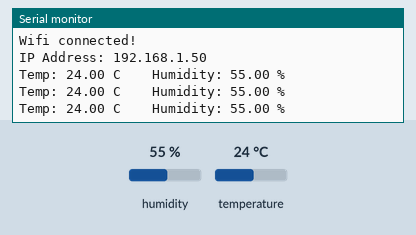
This program was run on a simulated ESP8266 (NodeMCU). On the bench: the last lines printed to the serial monitor. The test bench sets the inputs (shaded band); at power-on: humidity 55 %, temperature 24 °C. WiFi joins after 1.5 s; servers stay silent unless stated.

Above: at 3.2 s.
3.3 s: humidity set to 22 %
At 4.1 s:
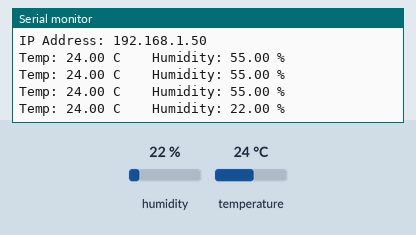
4.8 s: temperature set to 12 °C
At 5.2 s:
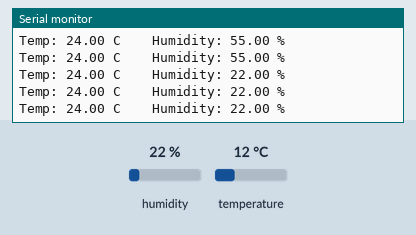
6.3 s: humidity set to 40 %
At 6.8 s:
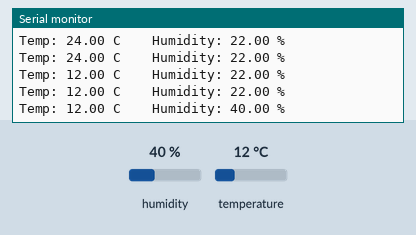
Timing chart, 0 to 9.3 s (numbered marks = the images above; inputs shaded):
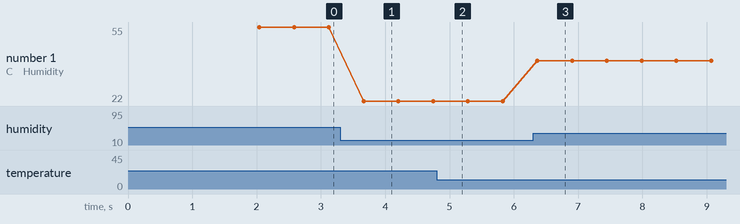

Measured:
- after the input at 3.3 s, the serial monitor: prints a new line after 0.36 s (image 1)
- after the input at 6.3 s, the serial monitor: prints a new line after 0.07 s (image 3)
- plotted number 1: 55 → 22 after the input at 3.3 s, 22 → 40 after the input at 6.3 s

The program:

main.cpp
```cpp
/***************************************************
  This is an example for the HTU21D-F Humidity & Temp Sensor

  Designed specifically to work with the HTU21D-F sensor from Adafruit
  ----> https://www.adafruit.com/products/1899

  These displays use I2C to communicate, 2 pins are required to
  interface
 ****************************************************/

#include <Wire.h>

// <> librairie standard paramétrée d'après les chemins de librairie standard
// "" librairie présent dans le dossiers.
#include <Adafruit_GFX.h>
#include <Adafruit_SSD1306.h>
#include "Adafruit_HTU21DF.h"
#include <Adafruit_I2CDevice.h>

#include "WiFiParameters.h"
#include "ESP8266WiFi.h"

// #include "WebAPI.h"


// Connect Vin to 3-5VDC
// Connect GND to ground
// Connect SCL to I2C clock pin (A5 on UNO)
// Connect SDA to I2C data pin (A4 on UNO)

Adafruit_HTU21DF htu = Adafruit_HTU21DF();


void initWiFi() {
  Serial.println("connexion au WiFi");
  // Initialisation du WiFi en mode "STATION"
  WiFi.mode(WIFI_STA);
  //Initialisation de la conextion
  WiFi.begin("nomduwifi", "motdepasse");
  while (!WiFi.isConnected()){
    delay(1000);
  }
  Serial.println("\nWifi connected!");
  IPAddress ip = WiFi.localIP();
  Serial.print("IP Address: ");
  Serial.println(ip);

}

void setup() {
  Serial.begin(9600);
  Serial.println("HTU21D-F test encore un test");
  initWiFi();

  Wire.begin(2,0);
  if (!htu.begin()) {
    Serial.println("Couldn't find sensor!");
    while (1);
  }
}

void loop() {
    float temp = htu.readTemperature();
    float rel_hum = htu.readHumidity();
    Serial.print("Temp: "); Serial.print(temp); Serial.print(" C");
    Serial.print("\t\t");
    Serial.print("Humidity: "); Serial.print(rel_hum); Serial.println(" \%");
    delay(500);
}
```

WiFiParameters.h
```cpp
#ifndef _WIFI_PARAMETERS_
#define _WIFI_PARAMETERS_
const char *SSID = "iphone de d3b";
const char *PASSWORD = "soleilsoleil";
#endif
```
